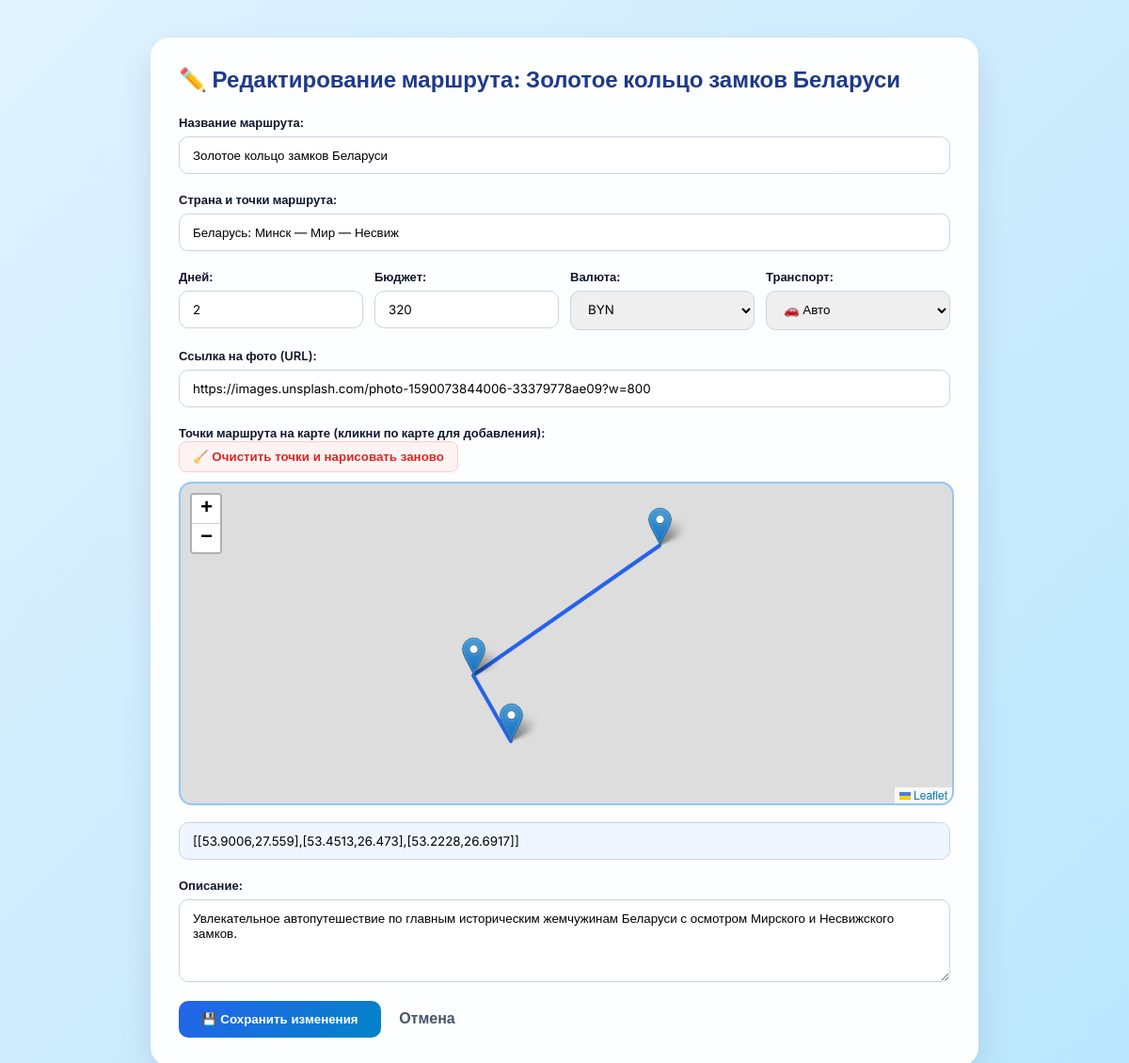
Page /edit/2/ (signed in) on the committed database.
### routes/models.py (models this page shows, shortened)
class Route(models.Model):
    TRANSPORT_CHOICES = [
        ('car', '🚗 Автомобиль'),
        ('plane', '✈️ Самолёт'),
        ('train', '🚆 Поезд'),
        ('bus', '🚌 Автобус'),
        ('Active', '🚲 Пешком / Велосипед'),
    ]
    CURRENCY_CHOICES = [
        ('BYN', 'BYN (Бел. рубль)'),
        ('USD', 'USD (Доллар)'),
        ('EUR', 'EUR (Евро)'),
    ]
    author = models.ForeignKey(User, on_delete=models.CASCADE, verbose_name="Автор маршрута")
    title = models.CharField(max_length=200, verbose_name="Название маршрута")
    country_and_points = models.CharField(max_length=300, verbose_name="Страна и точки маршрута")
    days = models.PositiveIntegerField(default=1, verbose_name="Длительность (дней)")
    budget = models.PositiveIntegerField(default=500, verbose_name="Бюджет")
    currency = models.CharField(max_length=5, choices=CURRENCY_CHOICES, default='BYN', verbose_name="Валюта")
    transport = models.CharField(max_length=20, choices=TRANSPORT_CHOICES, default='car', verbose_name="Вид транспорта")
    description = models.TextField(verbose_name="Описание маршрута")
    image_url = models.URLField(max_length=500, blank=True, null=True, verbose_name="Ссылка на фото (URL)")
    latitude = models.FloatField(default=53.9006, verbose_name="Широта старта")
    longitude = models.FloatField(default=27.5590, verbose_name="Долгота старта")
    waypoints = models.TextField(default='[]', verbose_name="Все точки маршрута (JSON)")
    distance_km = models.PositiveIntegerField(default=0, verbose_name="Протяженность (км)")
    favorites = models.ManyToManyField(User, related_name='favorite_routes', blank=True, verbose_name="Избранное")
    created_at = models.DateTimeField(auto_now_add=True, verbose_name="Дата создания")
    class Meta:
        verbose_name = "Маршрут GoNext"
        verbose_name_plural = "Маршруты GoNext"
        ordering = ['-created_at']

### routes/views.py (the view, shortened to what this page needs)
# urls.py: path('edit/<int:route_id>/', views.edit_route, name='edit_route'),
@login_required
def edit_route(request, route_id):
    route = get_object_or_404(Route, id=route_id)
    if route.author != request.user and not request.user.is_staff:
        return redirect('index')
    return render(request, 'routes/edit_route.html', {'route': route})

### routes/templates/routes/edit_route.html (shortened to what this page needs)
<!DOCTYPE html>
<html lang="ru">
<head>
    <link rel="stylesheet" href="https://unpkg.com/leaflet@1.9.4/dist/leaflet.css" />
</head>
<body>
    <div class="container">
        <h2 style="margin-top:0; color:#1e3a8a;">✏️ Редактирование маршрута: {{ route.title }}</h2>
        <form method="post">
            <label style="font-weight:600; font-size:13px;">Название маршрута:</label>
            <input type="text" name="title" value="{{ route.title }}" required>
            <label style="font-weight:600; font-size:13px;">Страна и точки маршрута:</label>
            <input type="text" name="country_and_points" value="{{ route.country_and_points }}" required>
            <div style="display:flex; gap:12px;">
                <div style="flex:1;"><label style="font-weight:600; font-size:13px;">Дней:</label><input type="number" name="days" value="{{ route.days }}" required></div>
                <div style="flex:1;"><label style="font-weight:600; font-size:13px;">Бюджет:</label><input type="number" name="budget" value="{{ route.budget }}" required></div>
                <div style="flex:1;"><label style="font-weight:600; font-size:13px;">Валюта:</label>
                    <select name="currency">
                        <option value="BYN" {% if route.currency == 'BYN' %}selected{% endif %}>BYN</option>
                    </select>
                </div>
                <div style="flex:1;"><label style="font-weight:600; font-size:13px;">Транспорт:</label>
                    <select name="transport">
                        <option value="car" {% if route.transport == 'car' %}selected{% endif %}>🚗 Авто</option>
                    </select>
                </div>
            </div>
            <label style="font-weight:600; font-size:13px;">Ссылка на фото (URL):</label>
            <input type="url" name="image_url" value="{{ route.image_url|default:'' }}">
            <label style="font-weight:600; font-size:13px;">Точки маршрута на карте (кликни по карте для добавления):</label><br>
            <button type="button" class="btn-clear" onclick="clearPoints()">🧹 Очистить точки и нарисовать заново</button>
            <div id="map"></div>
            <input type="text" id="waypointsInput" name="waypoints" value="{{ route.waypoints }}" readonly style="background:#eff6ff;">
            <label style="font-weight:600; font-size:13px;">Описание:</label>
            <textarea name="description" rows="4" required>{{ route.description }}</textarea>
            <button type="submit" class="btn-main">💾 Сохранить изменения</button>
            <a href="{% url 'profile' %}" style="margin-left:15px; color:#475569; text-decoration:none; font-weight:600;">Отмена</a>
        </form>
    </div>
</body>
</html>

### routes/templates/routes/edit_route.html (style rules this page uses)
body { font-family: 'Inter', sans-serif; background: linear-gradient(135deg, #e0f2fe 0%, #bae6fd 100%); margin: 0; padding: 20px; color: #0f172a; }
.container { max-width: 820px; margin: 20px auto; background: rgba(255,255,255,0.95); padding: 30px; border-radius: 20px; box-shadow: 0 15px 35px rgba(15, 23, 42, 0.1); }
input, select, textarea { width: 100%; padding: 11px 14px; margin: 6px 0 16px 0; border: 1.5px solid #cbd5e1; border-radius: 10px; box-sizing: border-box; font-family: inherit; }
#map { height: 340px; width: 100%; border-radius: 14px; margin-bottom: 12px; border: 2px solid #93c5fd; }
.btn-main { background: linear-gradient(135deg, #2563eb 0%, #0284c7 100%); color: white; border: none; padding: 12px 24px; border-radius: 10px; font-weight: 700; cursor: pointer; }
.btn-clear { background: #fef2f2; color: #dc2626; border: 1px solid #fecaca; padding: 8px 14px; border-radius: 8px; cursor: pointer; font-weight: 600; margin-bottom: 10px; }

### rows in the picture
Route: title "Золотое кольцо замков Беларуси", country_and_points "Беларусь: Минск — Мир — Несвиж", days "2", budget "320", currency "BYN", transport "🚗 Авто", image_url "https://images.unsplash.com/photo-1590073844006-33379778ae09?w=800", waypoints "[[53.9006,27.559],[53.4513,26.473],[53.2228,26.6917]]", description "Увлекательное автопутешествие по главным историческим жемчужинам Беларуси с осмотром Мирского и Несвижского замков."
